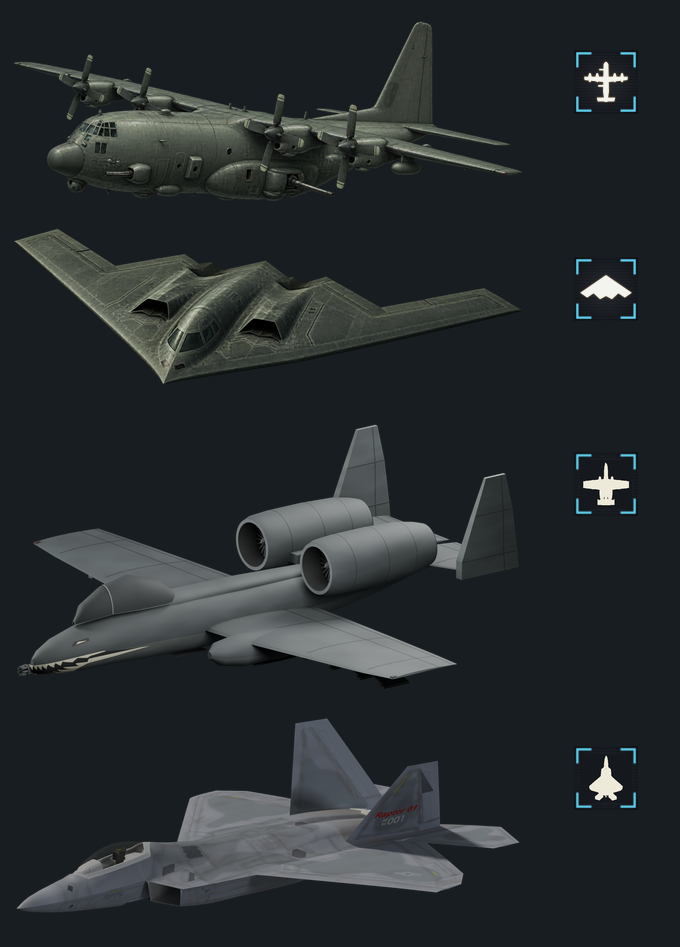
#> input picture SkyhammerAirSupport/source/terminal_art/F22_terminal_compare.png, 680 x 947 px; its folder holds 2 pictures in this run
$ python prep_entry.py ../terminal_art ../terminal_art/SH_Art_F22_2048.png
#> lines starting #> are read from the running program, lines starting #| are printed output that depends on the picture
# The gunner seat's entry video, 2026-10-24 evening (the user's own clip, generated with Google
# Gemini, 1920x1080 24 fps, 108 frames, 4.5 s, with sound). prep_entry.py <frames_dir> <out_dir>:
# every frame cropped to 1690x951 from the top left, which leaves out the generator's sparkle mark
# in the bottom right corner (x 1700-1780, y 855-940), and scaled to 1280x720, the size the seat
# opens the video at (Skyhammer_Gunner VIDEO.w x VIDEO.h); f001..f108.png. Also the five fallback
# stills (media/textures/SH_Gunner/entry_1..5.png, 960x540).
import os, sys
from PIL import Image

src, out = sys.argv[1], sys.argv[2]
os.makedirs(out, exist_ok=True)
CROP = (0, 0, 1690, 951)
names = sorted(f for f in os.listdir(src) if f.endswith(".png"))
for i, f in enumerate(names, 1):
    im = Image.open(os.path.join(src, f)).convert("RGB").crop(CROP).resize((1280, 720), Image.LANCZOS)
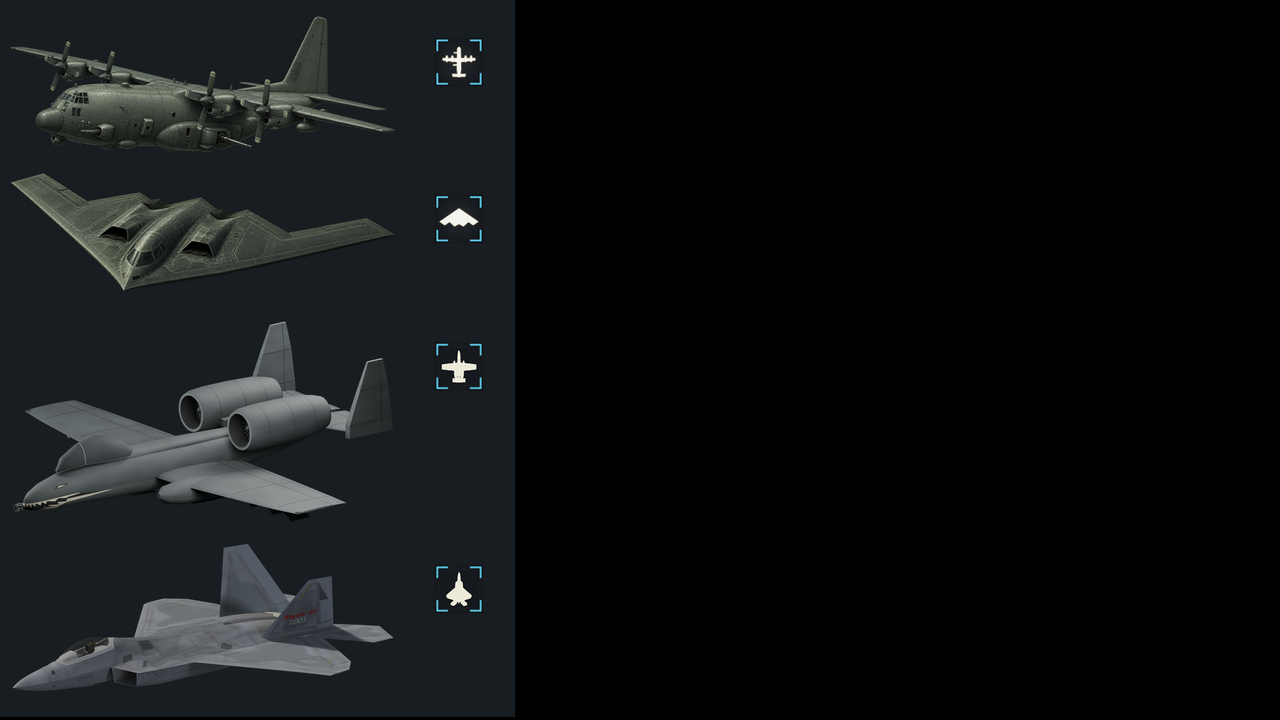
#> im: PIL image 1280x720 RGB; mean R, G, B 15.3, 17.6, 18.3
    im.save(os.path.join(out, "f%03d.png" % i))
#> pass 2 of the loop `for i, f in enumerate(names, 1):`:
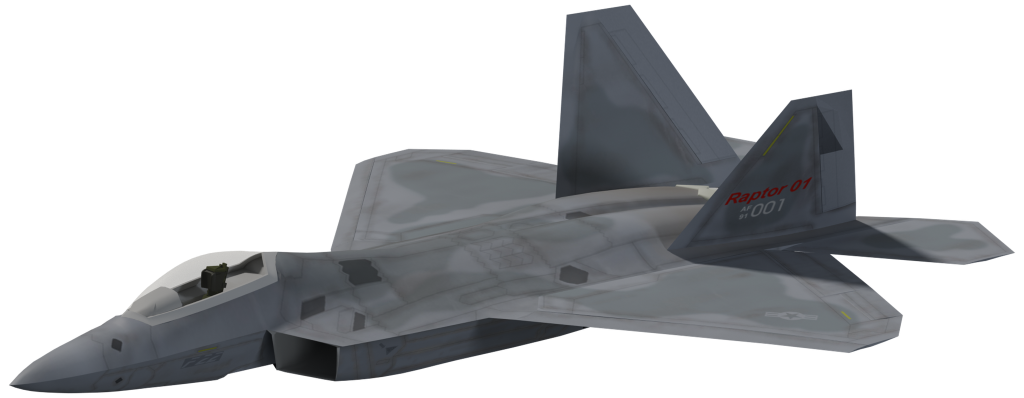
#> input picture SkyhammerAirSupport/source/terminal_art/SH_Art_F22_2048.png, 2048 x 796 px (shown at 1/2 size)
#> `im = Image.open(os.path.join(src, f)).convert("RGB").crop(CROP).resize..`:
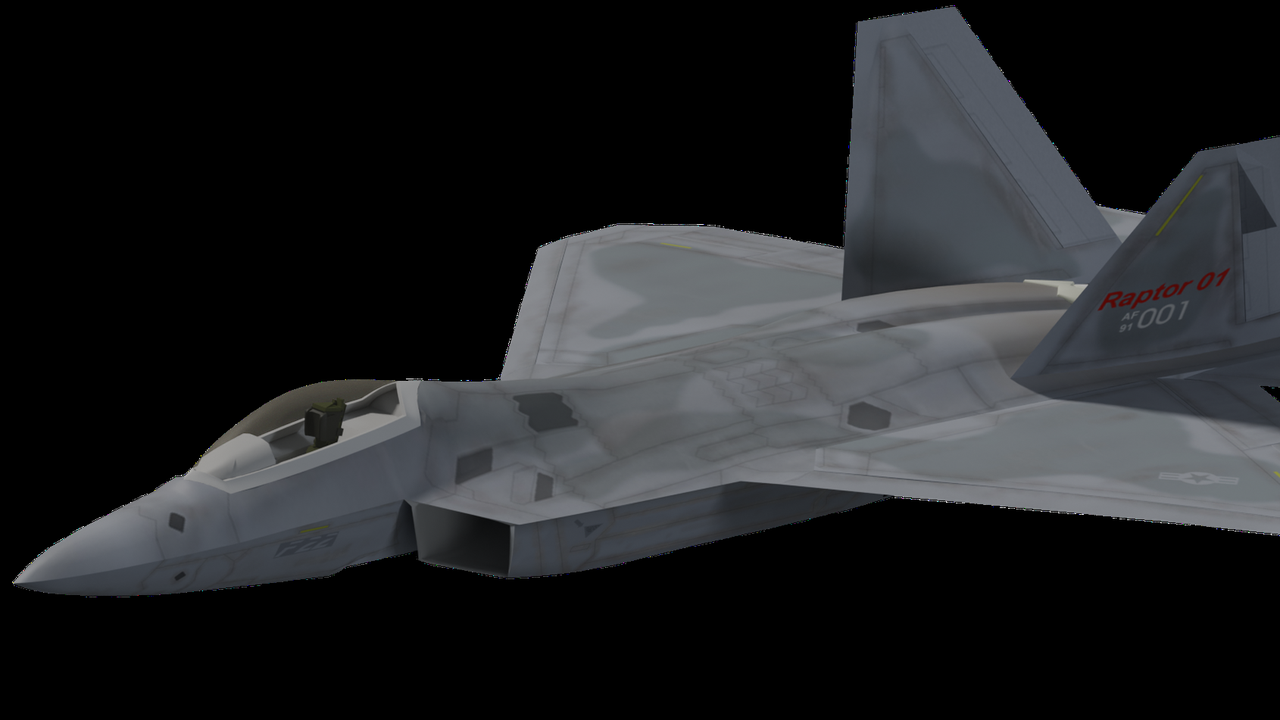
#> im: PIL image 1280x720 RGB; mean R, G, B 33.1, 34.4, 36.3
stills = os.path.join(out, "stills")
os.makedirs(stills, exist_ok=True)
for k, i in enumerate((12, 30, 50, 70, 88), 1):
#> (the run stopped early here; a loop or call above may not have finished)
